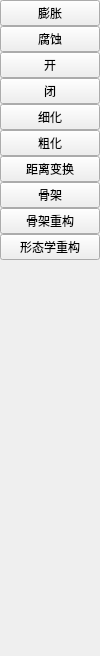
         <widget class="QWidget" name="page_7">
          <property name="geometry">
           <rect>
            <x>0</x>
            <y>0</y>
            <width>100</width>
            <height>656</height>
           </rect>
          </property>
          <attribute name="label">
           <string>二值形态学</string>
          </attribute>
          <layout class="QVBoxLayout" name="verticalLayout_7">
           <property name="spacing">
            <number>0</number>
           </property>
           <property name="leftMargin">
            <number>0</number>
           </property>
           <property name="topMargin">
            <number>0</number>
           </property>
           <property name="rightMargin">
            <number>0</number>
           </property>
           <property name="bottomMargin">
            <number>0</number>
           </property>
           <item>
            <widget class="QPushButton" name="pushButton_28">
             <property name="text">
              <string>膨胀</string>
             </property>
            </widget>
           </item>
           <item>
            <widget class="QPushButton" name="pushButton_29">
             <property name="text">
              <string>腐蚀</string>
             </property>
            </widget>
           </item>
           <item>
            <widget class="QPushButton" name="pushButton_32">
             <property name="text">
              <string>开</string>
             </property>
            </widget>
           </item>
           <item>
            <widget class="QPushButton" name="pushButton_33">
             <property name="text">
              <string>闭</string>
             </property>
            </widget>
           </item>
           <item>
            <widget class="QPushButton" name="pushButton_31">
             <property name="text">
              <string>细化</string>
             </property>
            </widget>
           </item>
           <item>
            <widget class="QPushButton" name="pushButton_30">
             <property name="text">
              <string>粗化</string>
             </property>
            </widget>
           </item>
           <item>
            <widget class="QPushButton" name="pushButton_34">
             <property name="text">
              <string>距离变换</string>
             </property>
            </widget>
           </item>
           <item>
            <widget class="QPushButton" name="pushButton_35">
             <property name="text">
              <string>骨架</string>
             </property>
            </widget>
           </item>
           <item>
            <widget class="QPushButton" name="pushButton_36">
             <property name="text">
              <string>骨架重构</string>
             </property>
            </widget>
           </item>
           <item>
            <widget class="QPushButton" name="pushButton_37">
             <property name="text">
              <string>形态学重构</string>
             </property>
            </widget>
           </item>
           <item>
            <spacer name="verticalSpacer_9">
             <property name="orientation">
              <enum>Qt::Vertical</enum>
             </property>
             <property name="sizeHint" stdset="0">
              <size>
               <width>20</width>
               <height>40</height>
              </size>
             </property>
            </spacer>
           </item>
          </layout>
         </widget>
